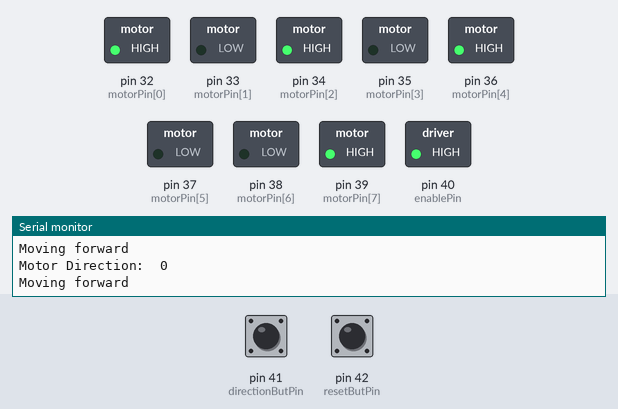
A sketch run on a simulated Arduino Mega 2560, built with avr-gcc and run on an emulated ATmega2560. On the bench: switched loads named in the sketch (green lamp = pin HIGH), the last lines printed to the serial monitor. The inputs (shaded band) are chosen by the test bench; at power-on: pin 41 (directionButPin) LOW, pin 42 (resetButPin) LOW.

Above: at 1.2 s.
1.3 s: pin 41 (directionButPin) pulled HIGH for 0.15 s
At 2.5 s:
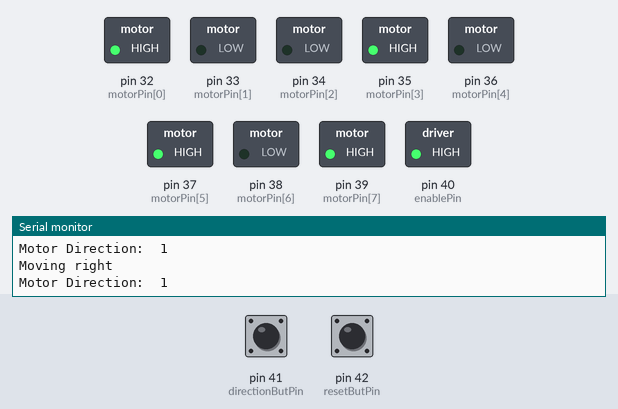
2.9 s: pin 41 (directionButPin) pulled HIGH for 1 s
At 4.1 s:
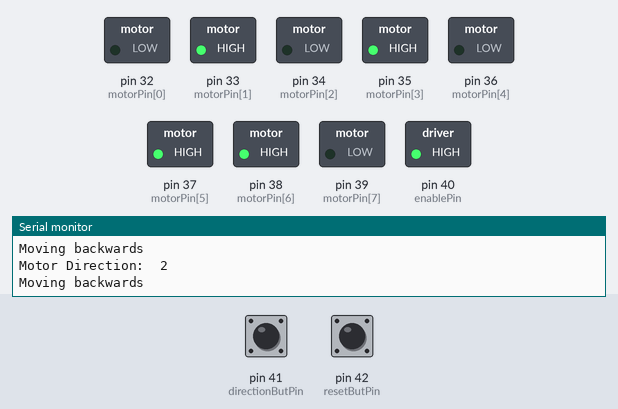
5.4 s: pin 41 (directionButPin) pulled HIGH for 0.15 s
At 6.3 s:
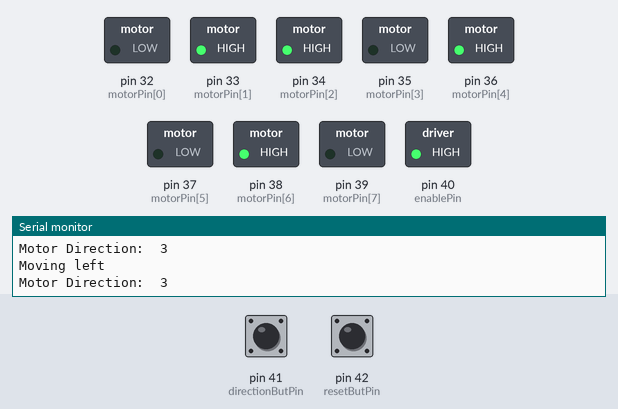
7.0 s: pin 42 (resetButPin) pulled HIGH for 0.15 s
At 7.3 s:
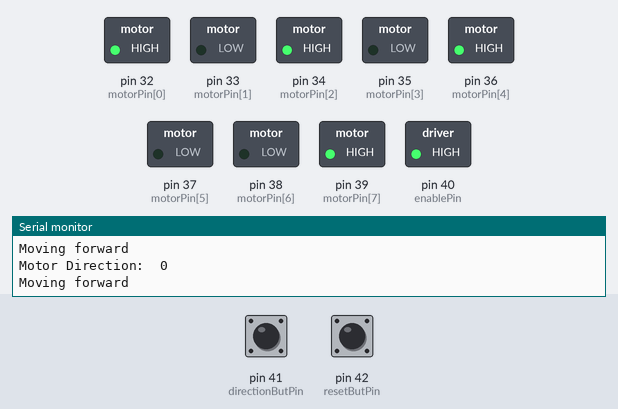
10.1 s: pin 41 (directionButPin) pulsed HIGH 5 times (0.12 s each, 0.3 s apart)
At 12.6 s:
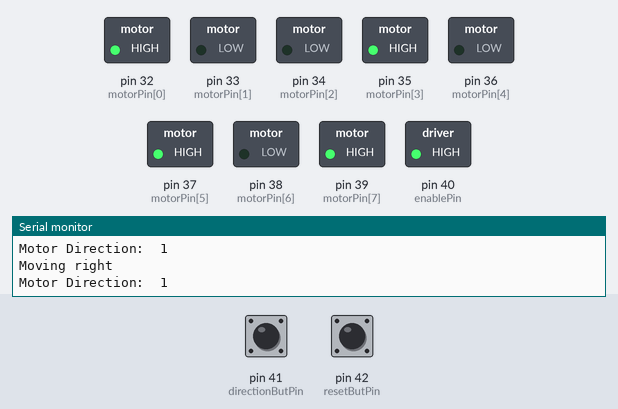
14.6 s: pin 42 (resetButPin) pulled HIGH for 1 s
At 15.3 s:
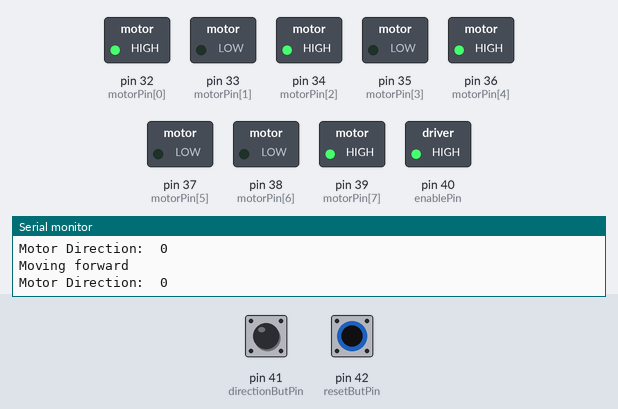
Timing chart, 0 to 17.6 s (numbered marks = the images above; inputs shaded):
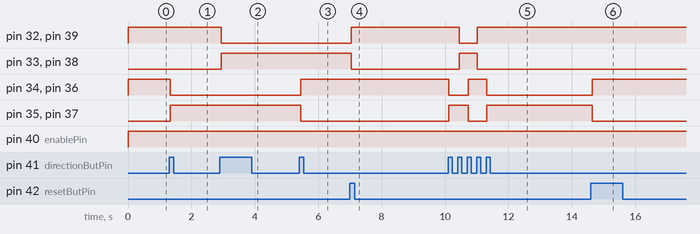

The sketch:

Movement.ino
```cpp
const int motorPin[] = {32,33,34,35,36,37,38,39};
const int directionButPin = 41;
const int resetButPin = 42;
const int enablePin = 40;

boolean resetState = 0;
boolean prevResetState = 0;
int wheelState = 0;

boolean dir = 0;
boolean prevDir = 0;

void setup()
{
  Serial.begin(9600);
  for (int i = 0; i < 9; i++)
  {
    pinMode(motorPin[i], OUTPUT);
  }
  pinMode(directionButPin, INPUT);
  pinMode(resetButPin, INPUT);
  pinMode(enablePin, OUTPUT);

  digitalWrite(enablePin, LOW);
}

void loop()
{
  dir = digitalRead(directionButPin);
  delay(1);

  resetState = digitalRead(resetButPin);
  delay(1);

  if(resetState != prevResetState)
  {
    if(resetState)
      wheelState = 0;
  }

  if(dir != prevDir)
  {
    if(dir)
    {
      if (wheelState < 3)
      {
        wheelState++;
//        delay(10000);
      }
      else
        wheelState = 0;
    }
  }

  analogWrite(enablePin, 255);
  movement(wheelState);

  Serial.print("Motor Direction:  ");
  Serial.println(wheelState);

  prevResetState = resetState;
  prevDir = dir;
}

void movement(int motorDirection)//0 is forward, 1 is right, 2 is back, 3 is left
{
   boolean highLow = 0;

   if(motorDirection == 0)
   {
     highLow = 1;
     Serial.println("Moving forward");
   }
   else if (motorDirection == 1)
   {
     Serial.println("Moving right");
     highLow = 1;
   }
   else if (motorDirection == 2)
   {
     Serial.println("Moving backwards");
     highLow = 0;
   }
   else
   {
     Serial.println("Moving left");
     highLow = 0;
   }

   if(motorDirection == 0 || motorDirection == 2)
   {
     digitalWrite(motorPin[0], highLow); // back right wheel
     digitalWrite(motorPin[1], !highLow);

     digitalWrite(motorPin[2], highLow); // front right wheel
     digitalWrite(motorPin[3], !highLow);

     digitalWrite(motorPin[4], highLow); // back left wheel
     digitalWrite(motorPin[5], !highLow);

     digitalWrite(motorPin[6], !highLow); // front left wheel
     digitalWrite(motorPin[7], highLow);
   }
   else
   {
     digitalWrite(motorPin[0], highLow);
     digitalWrite(motorPin[1], !highLow);

     digitalWrite(motorPin[2], !highLow);
     digitalWrite(motorPin[3], highLow);

     digitalWrite(motorPin[4], !highLow);
     digitalWrite(motorPin[5], highLow);

     digitalWrite(motorPin[6], !highLow);
     digitalWrite(motorPin[7], highLow);
   }
 }
```

Measured:
- after the input at 1.3 s, pin 34 (motorPin[2]), pin 36 (motorPin[4]): HIGH → LOW at once; pin 35 (motorPin[3]), pin 37 (motorPin[5]): LOW → HIGH at once
- after the input at 2.9 s, pin 32 (motorPin[0]), pin 39 (motorPin[7]): HIGH → LOW at once; pin 33 (motorPin[1]), pin 38 (motorPin[6]): LOW → HIGH at once
- after the input at 5.4 s, pin 34 (motorPin[2]), pin 36 (motorPin[4]): LOW → HIGH after 0.05 s; pin 35 (motorPin[3]), pin 37 (motorPin[5]): HIGH → LOW after 0.05 s
- after the input at 7.0 s, pin 32 (motorPin[0]), pin 39 (motorPin[7]): LOW → HIGH at once; pin 33 (motorPin[1]), pin 38 (motorPin[6]): HIGH → LOW at once
- after the input at 10.1 s, pin 32 (motorPin[0]): HIGH → LOW after 0.35 s, → HIGH 0.56 s later; pin 33 (motorPin[1]): LOW → HIGH after 0.35 s, → LOW 0.56 s later
- after the input at 14.6 s, pin 34 (motorPin[2]), pin 36 (motorPin[4]): LOW → HIGH at once; pin 35 (motorPin[3]), pin 37 (motorPin[5]): HIGH → LOW at once
